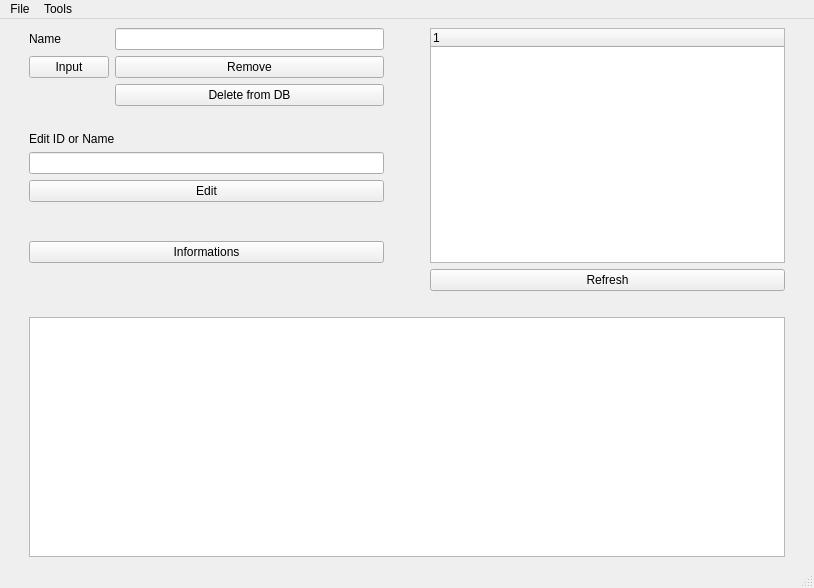
<?xml version="1.0" encoding="UTF-8"?>
<ui version="4.0">
 <class>HUD</class>
 <widget class="QMainWindow" name="HUD">
  <property name="geometry">
   <rect>
    <x>0</x>
    <y>0</y>
    <width>814</width>
    <height>588</height>
   </rect>
  </property>
  <property name="windowTitle">
   <string>HUD</string>
  </property>
  <widget class="QWidget" name="centralwidget">
   <layout class="QGridLayout" name="gridLayout_6">
    <item row="1" column="1">
     <spacer name="horizontalSpacer_3">
      <property name="orientation">
       <enum>Qt::Horizontal</enum>
      </property>
      <property name="sizeHint" stdset="0">
       <size>
        <width>40</width>
        <height>20</height>
       </size>
      </property>
     </spacer>
    </item>
    <item row="2" column="1">
     <widget class="QTextEdit" name="textEdit"/>
    </item>
    <item row="0" column="1">
     <layout class="QGridLayout" name="gridLayout_5">
      <item row="1" column="3">
       <widget class="QPushButton" name="Refresh">
        <property name="text">
         <string>Refresh</string>
        </property>
       </widget>
      </item>
      <item row="0" column="2">
       <spacer name="verticalSpacer_4">
        <property name="orientation">
         <enum>Qt::Vertical</enum>
        </property>
        <property name="sizeHint" stdset="0">
         <size>
          <width>20</width>
          <height>40</height>
         </size>
        </property>
       </spacer>
      </item>
      <item row="0" column="3">
       <widget class="QTreeWidget" name="treeWidget">
        <column>
         <property name="text">
          <string notr="true">1</string>
         </property>
        </column>
       </widget>
      </item>
      <item row="0" column="1">
       <spacer name="verticalSpacer_3">
        <property name="orientation">
         <enum>Qt::Vertical</enum>
        </property>
        <property name="sizeHint" stdset="0">
         <size>
          <width>20</width>
          <height>40</height>
         </size>
        </property>
       </spacer>
      </item>
      <item row="0" column="0">
       <layout class="QGridLayout" name="gridLayout_4">
        <item row="0" column="0">
         <layout class="QGridLayout" name="gridLayout">
          <item row="2" column="0">
           <widget class="QLabel" name="label_2">
            <property name="text">
             <string>Name</string>
            </property>
           </widget>
          </item>
          <item row="2" column="2">
           <widget class="QLineEdit" name="lineEdit"/>
          </item>
          <item row="3" column="2">
           <widget class="QPushButton" name="remove">
            <property name="text">
             <string>Remove</string>
            </property>
           </widget>
          </item>
          <item row="3" column="0">
           <widget class="QPushButton" name="input">
            <property name="text">
             <string>Input</string>
            </property>
           </widget>
          </item>
          <item row="4" column="2">
           <widget class="QPushButton" name="Delete">
            <property name="text">
             <string>Delete from DB</string>
            </property>
           </widget>
          </item>
         </layout>
        </item>
        <item row="4" column="0">
         <layout class="QGridLayout" name="gridLayout_3">
          <item row="2" column="1">
           <widget class="QPushButton" name="EditID">
            <property name="text">
             <string>Edit</string>
            </property>
           </widget>
          </item>
          <item row="0" column="1">
           <widget class="QLabel" name="label_3">
            <property name="text">
             <string>Edit ID or Name</string>
            </property>
           </widget>
          </item>
          <item row="3" column="1">
           <spacer name="verticalSpacer">
            <property name="orientation">
             <enum>Qt::Vertical</enum>
            </property>
            <property name="sizeHint" stdset="0">
             <size>
              <width>340</width>
              <height>13</height>
             </size>
            </property>
           </spacer>
          </item>
          <item row="5" column="1">
           <widget class="QPushButton" name="info">
            <property name="text">
             <string>Informations</string>
            </property>
           </widget>
          </item>
          <item row="1" column="1">
           <widget class="QLineEdit" name="EditLineID"/>
          </item>
          <item row="4" column="1">
           <spacer name="horizontalSpacer">
            <property name="orientation">
             <enum>Qt::Horizontal</enum>
            </property>
            <property name="sizeHint" stdset="0">
             <size>
              <width>40</width>
              <height>20</height>
             </size>
            </property>
           </spacer>
          </item>
          <item row="4" column="0">
           <layout class="QGridLayout" name="gridLayout_2"/>
          </item>
         </layout>
        </item>
        <item row="3" column="0">
         <spacer name="horizontalSpacer_2">
          <property name="orientation">
           <enum>Qt::Horizontal</enum>
          </property>
          <property name="sizeHint" stdset="0">
           <size>
            <width>40</width>
            <height>20</height>
           </size>
          </property>
         </spacer>
        </item>
       </layout>
      </item>
     </layout>
    </item>
    <item row="0" column="0">
     <spacer name="verticalSpacer_2">
      <property name="orientation">
       <enum>Qt::Vertical</enum>
      </property>
      <property name="sizeHint" stdset="0">
       <size>
        <width>20</width>
        <height>40</height>
       </size>
      </property>
     </spacer>
    </item>
    <item row="2" column="0">
     <spacer name="verticalSpacer_5">
      <property name="orientation">
       <enum>Qt::Vertical</enum>
      </property>
      <property name="sizeHint" stdset="0">
       <size>
        <width>20</width>
        <height>40</height>
       </size>
      </property>
     </spacer>
    </item>
    <item row="2" column="2">
     <spacer name="verticalSpacer_7">
      <property name="orientation">
       <enum>Qt::Vertical</enum>
      </property>
      <property name="sizeHint" stdset="0">
       <size>
        <width>20</width>
        <height>40</height>
       </size>
      </property>
     </spacer>
    </item>
    <item row="0" column="2">
     <spacer name="verticalSpacer_6">
      <property name="orientation">
       <enum>Qt::Vertical</enum>
      </property>
      <property name="sizeHint" stdset="0">
       <size>
        <width>20</width>
        <height>40</height>
       </size>
      </property>
     </spacer>
    </item>
   </layout>
  </widget>
  <widget class="QMenuBar" name="menubar">
   <property name="geometry">
    <rect>
     <x>0</x>
     <y>0</y>
     <width>814</width>
     <height>21</height>
    </rect>
   </property>
   <widget class="QMenu" name="menuFile">
    <property name="title">
     <string>File</string>
    </property>
    <addaction name="actionCreate"/>
    <addaction name="actionCreate_from"/>
    <addaction name="separator"/>
    <addaction name="actionAdd"/>
    <addaction name="actionAdd_from"/>
    <addaction name="separator"/>
    <addaction name="actionRemove"/>
   </widget>
   <widget class="QMenu" name="menuTools">
    <property name="title">
     <string>Tools</string>
    </property>
    <widget class="QMenu" name="menuTree">
     <property name="title">
      <string>Tree</string>
     </property>
     <addaction name="actionFill_from_DataBase"/>
     <addaction name="actionClear_Tree"/>
    </widget>
    <widget class="QMenu" name="menuDataBase">
     <property name="title">
      <string>DataBase</string>
     </property>
     <addaction name="actionClear_DataBase"/>
     <addaction name="actionDrop_Table"/>
    </widget>
    <addaction name="menuTree"/>
    <addaction name="separator"/>
    <addaction name="separator"/>
    <addaction name="menuDataBase"/>
    <addaction name="separator"/>
   </widget>
   <addaction name="menuFile"/>
   <addaction name="menuTools"/>
  </widget>
  <widget class="QStatusBar" name="statusbar"/>
  <action name="actionCreate">
   <property name="text">
    <string>Create</string>
   </property>
  </action>
  <action name="actionCreate_from">
   <property name="text">
    <string>Create from...</string>
   </property>
  </action>
  <action name="actionAdd">
   <property name="text">
    <string>Add</string>
   </property>
  </action>
  <action name="actionAdd_from">
   <property name="text">
    <string>Add from...</string>
   </property>
  </action>
  <action name="actionRemove">
   <property name="text">
    <string>Remove</string>
   </property>
  </action>
  <action name="actionFill_from_DataBase">
   <property name="text">
    <string>Fill from DataBase</string>
   </property>
  </action>
  <action name="actionClear_Tree">
   <property name="text">
    <string>Clear Tree</string>
   </property>
  </action>
  <action name="actionClear_DataBase">
   <property name="text">
    <string>Clear Table</string>
   </property>
  </action>
  <action name="actionDrop_Table">
   <property name="text">
    <string>Drop Table</string>
   </property>
  </action>
 </widget>
 <resources/>
 <connections/>
</ui>
